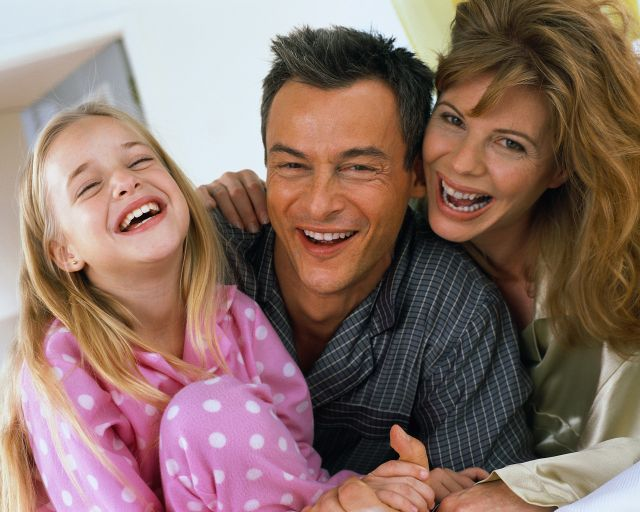
#> input picture hw4/hw4_code/family.jpg, 640 x 512 px
$ python hw4.py
#> lines starting #> are read from the running program, lines starting #| are printed output that depends on the picture; after the words box and inside, x2 and y2 are one past the last pixel; in counts of white or black regions, pixels touching at a corner belong together
from PIL import Image
from math import sqrt, pi, exp

# to use code for portrait or family, change filename
filename = "family"

# open both real image and ground truth
im = Image.open(filename + ".jpg")
#> im is the input picture: PIL image 640x512 RGB; mean R, G, B 140.2, 113.6, 105.4
im_gnd = Image.open(filename + ".png")
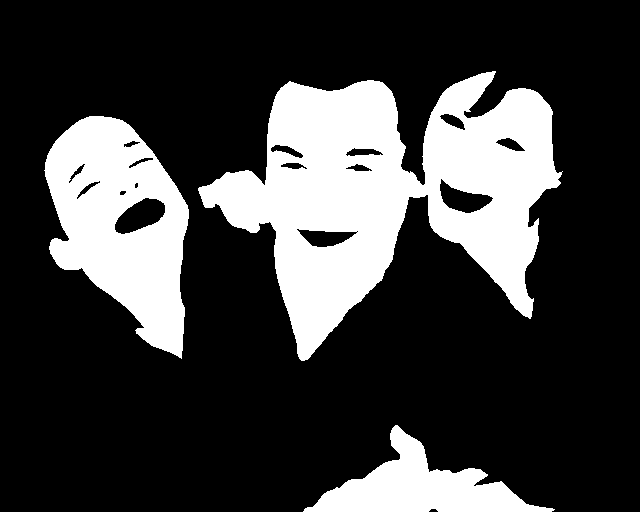
#> input picture hw4/hw4_code/family.png, 640 x 512 px
#> im_gnd is the input picture: PIL image 640x512 RGBA; mean R, G, B, A 62.4, 62.4, 62.4, 255

# load pixels for real image and ground truth
px = im.load()
px_gnd = im_gnd.load()

# pixels are skin constants ie.gnd=white
u_1r = 0
u_1g = 0
sigma_1r2 = 0
sigma_1g2 = 0
sigma_1r = 0
sigma_1g = 0
N_1 = 0

# pixels are background constants ie.gnd=black
u_0r = 0
u_0g = 0
sigma_0r2 = 0
sigma_0g2 = 0
sigma_0r = 0
sigma_0g = 0
N_0 = 0

# calculate u's and N's
for x in range(0, im.size[0]):
    for y in range(0, im.size[1]):

        # get pixel values of real image
        r_i = px[x,y][0]
        g_i = px[x,y][1]

        # get pixel values of ground truth
        r_i_gnd = px_gnd[x,y][0]
        g_i_gnd = px_gnd[x,y][1]

        if r_i_gnd == 0 and g_i_gnd == 0:
            # pixels are background
            u_0r += r_i
            u_0g += g_i
            N_0 += 1

        else:
            # pixels are skin
            u_1r += r_i
            u_1g += g_i
            N_1 += 1
#> after the loop, N_0 = 247483; N_1 = 80197; u_0g = 28416408; u_0r = 33194025; u_1g = 8799892; u_1r = 12745622

u_0r /= N_0
#> u_0r = 134.1
u_0g /= N_0
#> u_0g = 114.8
u_1r /= N_1
#> u_1r = 158.9
u_1g /= N_1
#> u_1g = 109.7

true_values_dict = {}

# calculate sigmas and sigmas^2
for x in range(0, im.size[0]):
    for y in range(0, im.size[1]):

        # get pixel values of real image
        r_i = px[x,y][0]
        g_i = px[x,y][1]

        # get pixel values of ground truth
        r_i_gnd = px_gnd[x,y][0]
        g_i_gnd = px_gnd[x,y][1]

        if r_i_gnd == 0 and g_i_gnd == 0:
            # pixels are background
            sigma_0r2 += (r_i - u_0r)**2
            sigma_0g2 += (g_i - u_0g)**2
            true_values_dict[x,y] = "background"

        else:
            # pixels are skin
            sigma_1r2 += (r_i - u_1r)**2
            sigma_1g2 += (g_i - u_1g)**2
            true_values_dict[x,y] = "skin"
#> after the loop, sigma_0g2 = 1.27e+09; sigma_0r2 = 1.34e+09; sigma_1g2 = 148473010; sigma_1r2 = 181330723.7; true_values_dict = 327680 items

sigma_0r2 /= N_0
#> sigma_0r2 = 5404.8
sigma_0g2 /= N_0
#> sigma_0g2 = 5119
sigma_1r2 /= N_1
#> sigma_1r2 = 2261.1
sigma_1g2 /= N_1
#> sigma_1g2 = 1851.4

sigma_0r = sqrt(sigma_0r2)
#> sigma_0r = 73.52
sigma_0g = sqrt(sigma_0g2)
#> sigma_0g = 71.55
sigma_1r = sqrt(sigma_1r2)
#> sigma_1r = 47.55
sigma_1g = sqrt(sigma_1g2)
#> sigma_1g = 43.03

# create new image for binary mask
im_mask = Image.new('RGB', (im.size[0], im.size[1]), color = 'black')
#> im_mask: PIL image 640x512 RGB; every value is 0
px_mask = im_mask.load()

predicted_values_dict = {}

# calculate probabilities
for x in range(0, im.size[0]):
    for y in range(0, im.size[1]):

        # get pixel values of real image
        r_k = px[x,y][0]
        g_k = px[x,y][1]

        # calculate first constants
        c0_r = 1/(sqrt(2*pi)*sigma_0r)
        c0_g = 1/(sqrt(2*pi)*sigma_0g)
        c1_r = 1/(sqrt(2*pi)*sigma_1r)
        c1_g = 1/(sqrt(2*pi)*sigma_1g)

        # calculate probabilities
        px_h0 = c0_r * exp(-0.5 * (((r_k - u_0r)**2)/sigma_0r2)) * c0_g * exp(-0.5 * (((g_k - u_0g)**2)/sigma_0g2))
        px_h1 = c1_r * exp(-0.5 * (((r_k - u_1r)**2)/sigma_1r2)) * c1_g * exp(-0.5 * (((g_k - u_1g)**2)/sigma_1g2))

        # if the pixel is skin, color pixel in mask white
        if (px_h1/px_h0) > (px_h0/px_h1):
            px_mask[x,y] = (255,255,255)
            predicted_values_dict[x,y] = "skin"
        else:
        	predicted_values_dict[x,y] = "background"
#> after the loop, predicted_values_dict = 327680 items

# tp variables
true_skin = 0
predicted_skin = 0

# tn variables
true_background = 0
predicted_background = 0

# fp variables
predicted_skin_true_background = 0

# fp variables
predicted_background_true_skin = 0

# calculate rates
tp_rate = 0
tn_rate = 0
fp_rate = 0
fn_rate = 0

# getting other values
for x in range(0, im.size[0]):
	for y in range(0, im.size[1]):

		# get pixel values of real image
		if predicted_values_dict[x,y] == "background":
			# background else skin
			true_background += 1
		else:
			true_skin += 1

		if (true_values_dict[x,y] == "skin") and (predicted_values_dict[x,y] == "skin"):
			# for tp
			predicted_skin += 1

		elif(true_values_dict[x,y] == "background") and (predicted_values_dict[x,y] == "background"):
			# for tn
			predicted_background += 1

		elif(true_values_dict[x,y] == "background") and (predicted_values_dict[x,y] == "skin"):
			# for fp
			predicted_skin_true_background += 1

		elif(true_values_dict[x,y] == "skin") and (predicted_values_dict[x,y] == "background"):
			# for fn
			predicted_background_true_skin +=1
#> after the loop, predicted_background = 151469; predicted_background_true_skin = 18145; predicted_skin = 62052; predicted_skin_true_background = 96014; true_background = 169614; true_skin = 158066

tp_rate = predicted_skin / true_skin * 100
#> tp_rate = 39.26
tn_rate = predicted_background / true_background * 100
#> tn_rate = 89.3
fp_rate = predicted_skin_true_background / true_background * 100
#> fp_rate = 56.61
fn_rate = predicted_background_true_skin /true_skin * 100
#> fn_rate = 11.48

print("true positive rate = " + str(round(tp_rate, 2)))
#| true positive rate = 39.26
print("true negative rate = " + str(round(tn_rate, 2)))
#| true negative rate = 89.3
print("false positive rate = " + str(round(fp_rate, 2)))
#| false positive rate = 56.61
print("false negative rate = " + str(round(fn_rate, 2)))
#| false negative rate = 11.48

# save the final binary mask
im_mask.save(filename + '_mask.png')
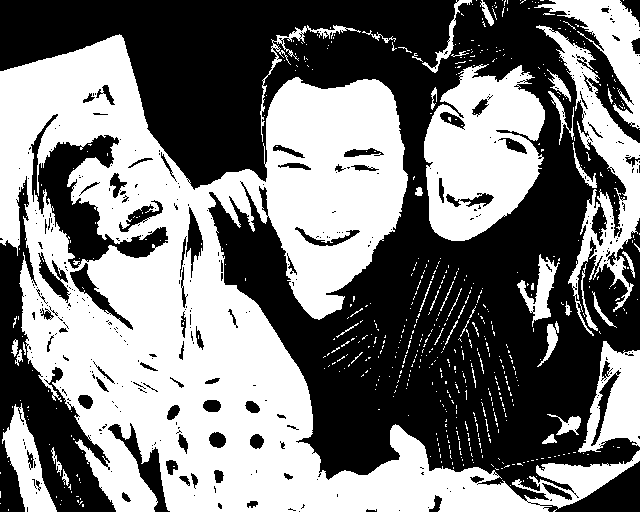
#> saved as family_mask.png: PIL image 640x512 RGB; 48.2% white; 590 white regions (544 under 20 px), largest, box (x1, y1, x2, y2) and area: (0, 34, 640, 512) 118266, (424, 64, 545, 241) 14536, (536, 25, 640, 336) 7418
